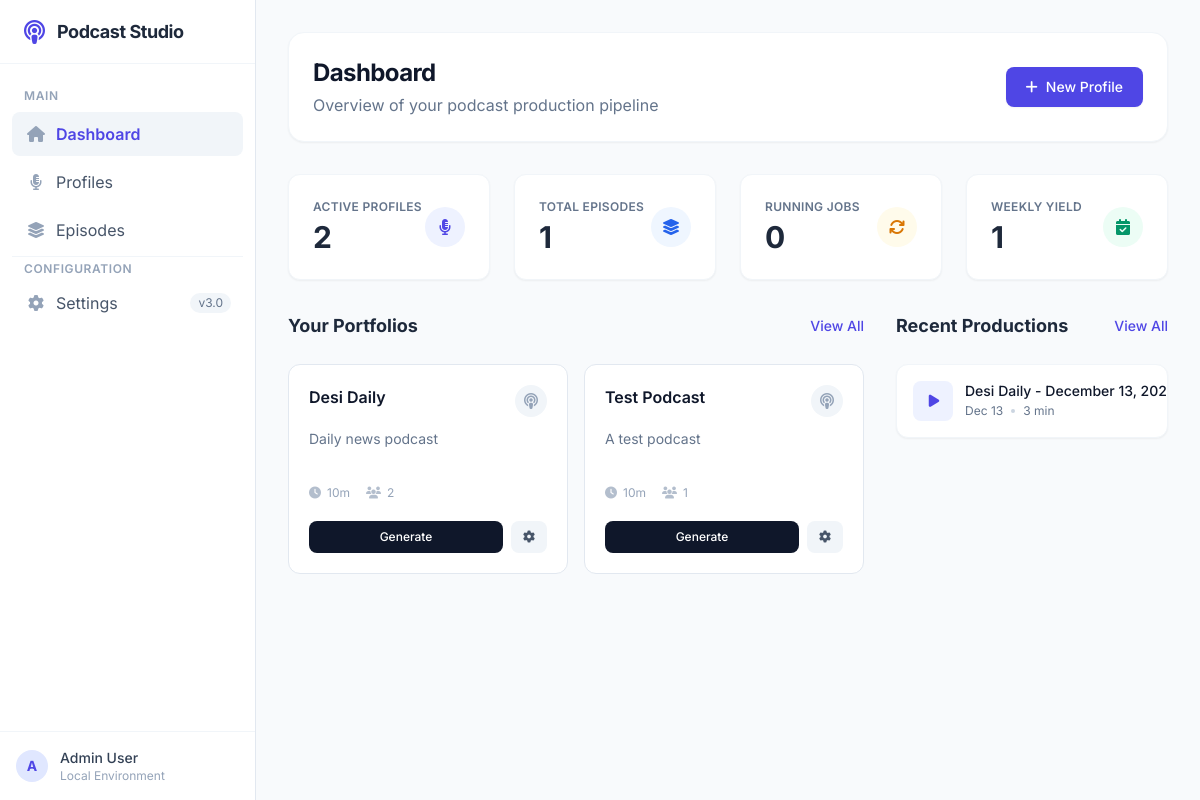
The page / on the database its author committed.
### webapp/models.py (models this page shows)
class PodcastProfile(Base):
    __tablename__ = 'podcast_profiles'
    id = Column(Integer, primary_key=True)
    name = Column(String(100), nullable=False, unique=True)
    description = Column(Text)
    target_audience = Column(Text)
    tone = Column(String(50), default='conversational')  # conversational, formal, casual, educational
    language = Column(String(10), default='en-US')
    target_duration_minutes = Column(Integer, default=10)
    topic_count = Column(Integer, default=5)
    categories = Column(JSON, default=list)  # List of categories to cover
    sources_config = Column(JSON, default=dict)  # Reddit subs, RSS feeds, etc.
    schedule_enabled = Column(Boolean, default=False)  # Whether scheduling is active
    schedule_cron = Column(String(50))  # Cron expression for scheduling
    schedule_hour = Column(Integer, default=6)  # Hour to generate (0-23)
    schedule_minute = Column(Integer, default=0)  # Minute to generate (0-59)
    schedule_days = Column(JSON, default=lambda: ['mon', 'tue', 'wed', 'thu', 'fri', 'sat', 'sun'])  # Days to run
    timezone = Column(String(50), default='America/New_York')
    last_scheduled_run = Column(DateTime)  # Track when last scheduled generation ran
    tts_model = Column(String(100), default='gemini-2.5-flash-preview-tts')
    is_active = Column(Boolean, default=True)
    created_at = Column(DateTime, default=datetime.utcnow)
    updated_at = Column(DateTime, default=datetime.utcnow, onupdate=datetime.utcnow)
    hosts = relationship('Host', back_populates='profile', cascade='all, delete-orphan')
    episodes = relationship('Episode', back_populates='profile', cascade='all, delete-orphan')
    avoided_topics = relationship('TopicAvoidance', back_populates='profile', cascade='all, delete-orphan')
    sources = relationship('ContentSource', back_populates='profile', cascade='all, delete-orphan')
    categories_rel = relationship('Category', secondary='profile_categories', back_populates='profiles')

class Episode(Base):
    __tablename__ = 'episodes'
    id = Column(Integer, primary_key=True)
    profile_id = Column(Integer, ForeignKey('podcast_profiles.id'), nullable=False)
    episode_id = Column(String(50), unique=True, nullable=False)  # e.g., dd-20251213
    title = Column(String(200), nullable=False)
    date = Column(DateTime, nullable=False)
    topics_covered = Column(JSON, default=list)  # List of topic titles
    script = Column(Text)  # Full dialogue script
    summary = Column(Text)  # Episode summary
    key_facts = Column(JSON, default=list)  # Key facts mentioned
    topic_embeddings = Column(JSON)  # Vector embeddings for topic continuity
    audio_path = Column(String(500))
    duration_seconds = Column(Integer)
    sources_used = Column(JSON, default=list)
    generation_time_seconds = Column(Float)
    status = Column(String(20), default='draft')  # draft, published, archived
    created_at = Column(DateTime, default=datetime.utcnow)
    published_at = Column(DateTime)
    profile = relationship('PodcastProfile', back_populates='episodes')
    topics = relationship('TopicHistory', back_populates='episode', cascade='all, delete-orphan')
    segments = relationship('Segment', back_populates='episode', cascade='all, delete-orphan')

### webapp/app.py (the view)
@app.route('/')
def dashboard():
    db = get_db()
    try:
        profiles = db.query(PodcastProfile).filter_by(is_active=True).all()
        recent_episodes = db.query(Episode).order_by(desc(Episode.created_at)).limit(10).all()
        running_jobs_db = db.query(GenerationJob).filter(
            GenerationJob.status.in_(['running', 'pending'])
        ).all()
        return render_template('dashboard.html',
            profiles=profiles,
            recent_episodes=recent_episodes,
            running_jobs=running_jobs_db
        )
    finally:
        db.close()

### webapp/app.py (called while the page is built)
def get_db():
    return Session()

### webapp/templates/dashboard.html (shortened to what this page needs)
{% extends "base.html" %}
{% block content %}
<div class="space-y-8">
    <div class="flex justify-between items-center bg-white p-6 rounded-2xl shadow-sm border border-slate-100">
        <div>
            <h1 class="text-2xl font-bold text-slate-900 tracking-tight">Dashboard</h1>
            <p class="text-slate-500 mt-1">Overview of your podcast production pipeline</p>
        </div>
        <a href="/profiles/new"
            class="bg-indigo-600 text-white px-5 py-2.5 rounded-lg hover:bg-indigo-700 transition flex items-center shadow-sm font-medium text-sm">
            <i class="fas fa-plus mr-2"></i> New Profile
        </a>
    </div>
    <div class="grid grid-cols-1 md:grid-cols-4 gap-6">
        <div class="bg-white rounded-xl shadow-sm border border-slate-100 p-6 hover:shadow-md transition duration-300">
            <div class="flex items-center justify-between">
                <div>
                    <p class="text-slate-500 text-xs uppercase tracking-wide font-semibold">Active Profiles</p>
                    <p class="text-3xl font-bold text-slate-800 mt-1">{{ profiles|length }}</p>
                </div>
                <div class="w-10 h-10 bg-indigo-50 rounded-full flex items-center justify-center">
                    <i class="fas fa-microphone-alt text-indigo-600"></i>
                </div>
            </div>
        </div>
        <div class="bg-white rounded-xl shadow-sm border border-slate-100 p-6 hover:shadow-md transition duration-300">
            <div class="flex items-center justify-between">
                <div>
                    <p class="text-slate-500 text-xs uppercase tracking-wide font-semibold">Total Episodes</p>
                    <p class="text-3xl font-bold text-slate-800 mt-1">{{ recent_episodes|length }}</p>
                </div>
                <div class="w-10 h-10 bg-blue-50 rounded-full flex items-center justify-center">
                    <i class="fas fa-layer-group text-blue-600"></i>
                </div>
            </div>
        </div>
        <div class="bg-white rounded-xl shadow-sm border border-slate-100 p-6 hover:shadow-md transition duration-300">
            <div class="flex items-center justify-between">
                <div>
                    <p class="text-slate-500 text-xs uppercase tracking-wide font-semibold">Running Jobs</p>
                    <p class="text-3xl font-bold text-slate-800 mt-1">{{ running_jobs|length }}</p>
                </div>
                <div class="w-10 h-10 bg-amber-50 rounded-full flex items-center justify-center">
                    <i class="fas fa-sync fa-spin text-amber-600"></i>
                </div>
            </div>
        </div>
        <div class="bg-white rounded-xl shadow-sm border border-slate-100 p-6 hover:shadow-md transition duration-300">
            <div class="flex items-center justify-between">
                <div>
                    <p class="text-slate-500 text-xs uppercase tracking-wide font-semibold">Weekly Yield</p>
                    <p class="text-3xl font-bold text-slate-800 mt-1">{{ recent_episodes|selectattr('date')|list|length
                        }}</p>
                </div>
                <div class="w-10 h-10 bg-emerald-50 rounded-full flex items-center justify-center">
                    <i class="fas fa-calendar-check text-emerald-600"></i>
                </div>
            </div>
        </div>
    </div>
    <div class="grid grid-cols-1 lg:grid-cols-3 gap-8">
        <div class="lg:col-span-2 space-y-6">
            <div class="flex items-center justify-between">
                <h2 class="text-lg font-bold text-slate-800">Your Portfolios</h2>
                <a href="/profiles" class="text-indigo-600 hover:text-indigo-700 text-sm font-medium">View All</a>
            </div>
            {% if profiles %}
            <div class="grid grid-cols-1 md:grid-cols-2 gap-4">
                {% for profile in profiles %}
                <div
                    class="bg-white border border-slate-200 rounded-xl p-5 hover:border-indigo-300 transition group relative overflow-hidden">
                    <div class="flex items-start justify-between mb-3">
                        <h3 class="font-semibold text-slate-900 group-hover:text-indigo-700 transition">{{ profile.name
                            }}</h3>
                        <div class="w-8 h-8 rounded-full bg-slate-100 flex items-center justify-center">
                            <i class="fas fa-podcast text-slate-400"></i>
                        </div>
                    </div>
                    <p class="text-slate-500 text-sm mb-4 line-clamp-2 h-10">{{ profile.description }}</p>
                    <div class="flex items-center gap-4 text-xs text-slate-400 mb-5">
                        <span class="flex items-center"><i class="fas fa-clock mr-1.5 opacity-70"></i> {{
                            profile.target_duration_minutes }}m</span>
                        <span class="flex items-center"><i class="fas fa-users mr-1.5 opacity-70"></i> {{
                            profile.hosts|length }}</span>
                    </div>
                    <div class="flex gap-2">
                        <a href="/profiles/{{ profile.id }}/generate"
                            class="flex-1 bg-slate-900 text-white py-2 rounded-lg text-xs font-medium text-center hover:bg-slate-800 transition">
                            Generate
                        </a>
                        <a href="/profiles/{{ profile.id }}"
                            class="px-3 bg-slate-100 text-slate-600 py-2 rounded-lg text-xs font-medium hover:bg-slate-200 transition">
                            <i class="fas fa-cog"></i>
                        </a>
                    </div>
                </div>
                {% endfor %}
            </div>
            {% endif %}
        </div>
        <div class="space-y-6">
            <div class="flex items-center justify-between">
                <h2 class="text-lg font-bold text-slate-800">Recent Productions</h2>
                <a href="/episodes" class="text-indigo-600 hover:text-indigo-700 text-sm font-medium">View All</a>
            </div>
            <div
                class="bg-white rounded-xl shadow-sm border border-slate-100 divide-y divide-slate-100 overflow-hidden">
                {% if recent_episodes %}
                {% for episode in recent_episodes[:5] %}
                <div class="p-4 hover:bg-slate-50 transition flex justify-between group">
                    <div class="flex gap-3">
                        <div
                            class="w-10 h-10 rounded-lg bg-indigo-50 flex items-center justify-center flex-shrink-0 group-hover:bg-indigo-100 transition">
                            <i class="fas fa-play text-indigo-600 text-sm ml-0.5"></i>
                        </div>
                        <div class="min-w-0">
                            <a href="/episodes/{{ episode.id }}"
                                class="text-sm font-medium text-slate-900 block truncate group-hover:text-indigo-700 transition">{{
                                episode.title }}</a>
                            <div class="flex items-center gap-2 mt-0.5">
                                <span class="text-xs text-slate-500">{{ episode.date.strftime('%b %d') }}</span>
                                <span class="w-1 h-1 rounded-full bg-slate-300"></span>
                                <span class="text-xs text-slate-500">{{ (episode.duration_seconds or 0) // 60 }}
                                    min</span>
                            </div>
                        </div>
                    </div>
                </div>
                {% endfor %}
                {% else %}
                <div class="p-8 text-center text-slate-500 text-sm">
                    No episodes generated yet.
                </div>
                {% endif %}
            </div>
        </div>
    </div>
</div>
{% endblock %}

### webapp/templates/base.html (style rules this page uses)
body { font-family: 'Inter', sans-serif; }

### rows shown on the page
PodcastProfile: name "Desi Daily", description "Daily news podcast", target_duration_minutes "10", hosts|length "2"
PodcastProfile: name "Test Podcast", description "A test podcast", target_duration_minutes "10", hosts|length "1"
Episode: title "Desi Daily - December 13,…", date "Dec 13", duration_seconds "3"

### other values the page prints
{{ profiles|length }} "2"
{{ recent_episodes|length }} "1"
{{ running_jobs|length }} "0"
{{ recent_episodes|selectattr('date')|list|length }} "1"
